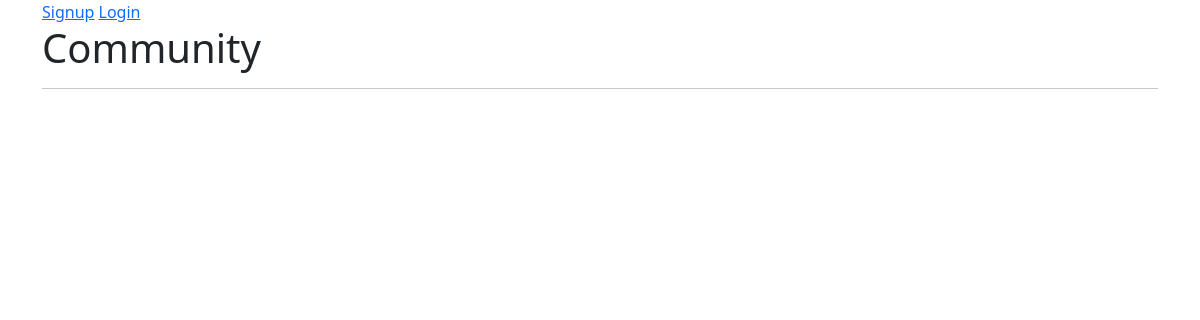
Before: /community/ with the older database file.
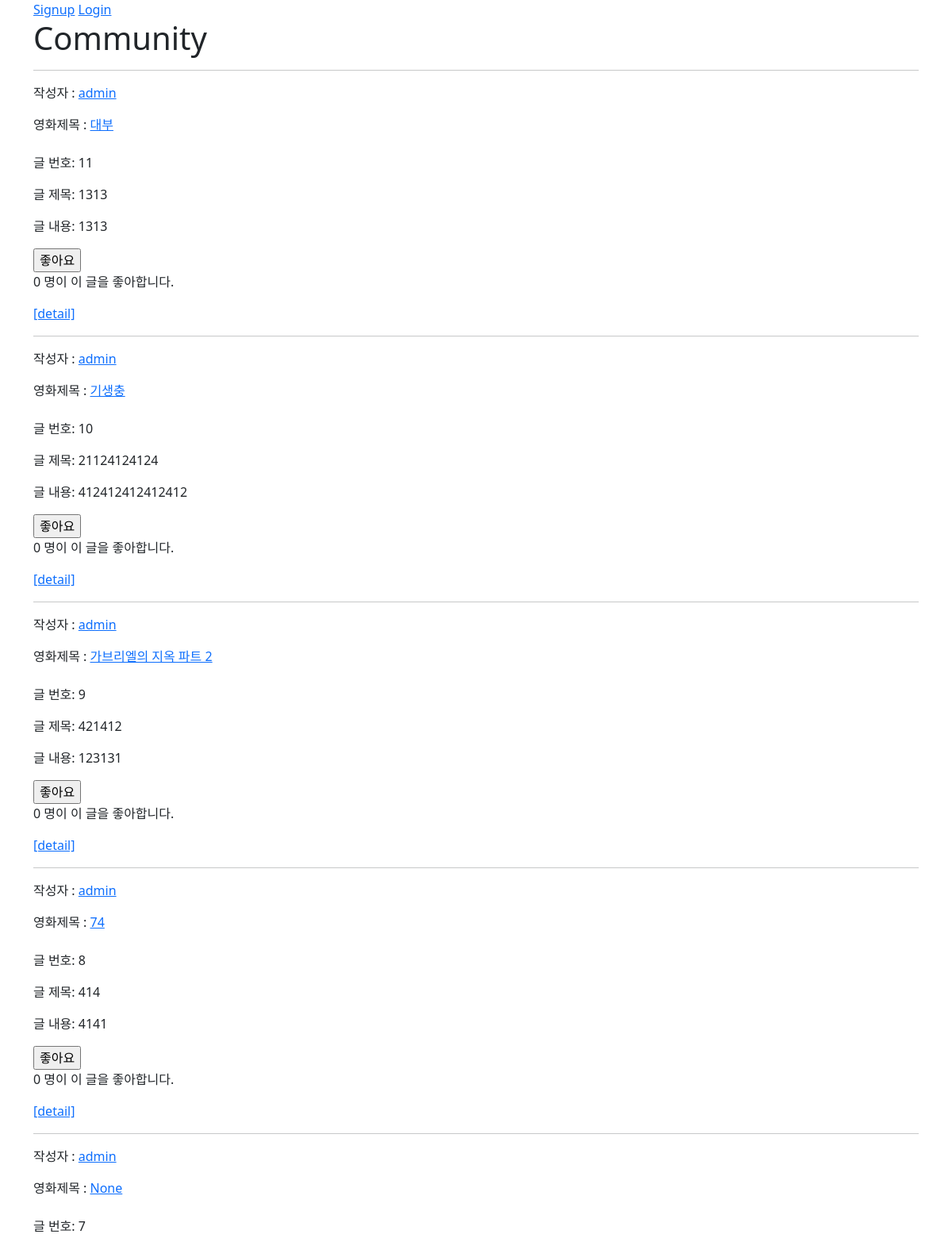
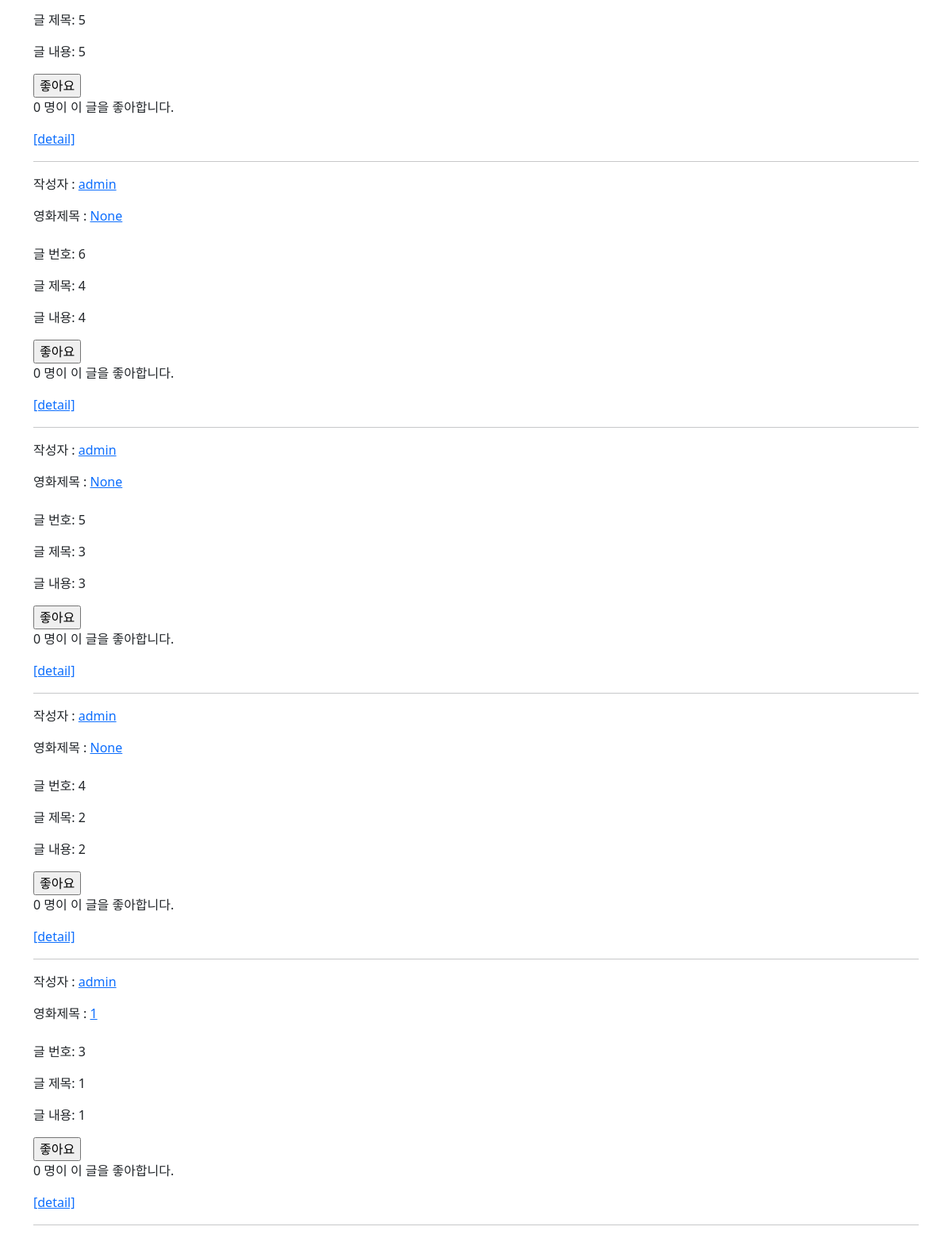
After: the same page with the newer database file (2 pictures, top to bottom).
### community/models.py (models this page shows)
class Review(models.Model):
    title = models.CharField(max_length=100)
    movie_title = models.CharField(max_length=50)
    rank = models.IntegerField()
    content = models.TextField()
    movies = models.TextField(blank=True, null=True)
    created_at = models.DateTimeField(auto_now_add=True)
    updated_at = models.DateTimeField(auto_now=True)
    user = models.ForeignKey(settings.AUTH_USER_MODEL, on_delete=models.CASCADE)
    like_users = models.ManyToManyField(settings.AUTH_USER_MODEL, related_name='like_reviews')

### accounts/models.py (models this page shows)
class User(AbstractUser):
    followings = models.ManyToManyField('self', symmetrical=False, related_name='followers')

### community/views.py (the view)
# urls.py: path('', views.index, name='index'),
@require_safe
def index(request):
    reviews = Review.objects.order_by('-pk')
    context = {
        'reviews': reviews,
    }
    return render(request, 'community/index.html', context)

### community/templates/community/index.html (shortened to what this page needs)
{% extends 'base.html' %}
{% block content %}
  <h1>Community</h1>
  <hr>
  {% for review in reviews %}
    <p>작성자 : <a href="{% url 'accounts:profile' review.user.username %}">{{ review.user }}</a></p>
    영화제목 :
    <a href="{% url 'movies:detail' review.movie_title %}">
        {{ review.movies }}
    </a>
    <br><br>
    <p>글 번호: {{ review.pk }}</p>
    <p>글 제목: {{ review.title }}</p>
    <p>글 내용: {{ review.content }}</p>
    <form class="like-forms" data-review-id="{{ review.pk }}">
      {% if review.like in review.like_users.all %}
        <input type="submit" value="좋아요 취소" id="like-{{review.pk}}">
      {% else %}
        <input type="submit" value="좋아요" id="like-{{review.pk}}">
      {% endif %}
    </form>
    <p>
      <span id="like-count-{{review.pk}}">{{ review.like_users.all|length }}</span> 명이 이 글을 좋아합니다.
    </p>
    <a href="{% url 'community:detail' review.pk %}">[detail]</a>
    <hr>
  {% endfor %}
{% endblock %}

### templates/base.html (shortened to what this page needs)
<!DOCTYPE html>
<html lang="en">
<head>
  <link href="https://cdn.jsdelivr.net/npm/bootstrap@5.2.0-beta1/dist/css/bootstrap.min.css" rel="stylesheet">
</head>
<body>
  <div class="container">
    <nav>
      {% if user.is_authenticated %}
      <h3>Hello, {{ user.username }}</h3>
      <a href="{% url 'accounts:profile' user %}">내 프로필</a>
      <form action="{% url 'accounts:logout' %}" method="POST">
        {% csrf_token %}
        <input type="submit" value="Logout">
      </form>
      <a href="{% url 'movies:index'%}">Movie</a>
      <a href="{% url 'community:index'%}">Community</a>
      <a href="{% url 'community:create'%}">New Review</a>
      <a href="{% url 'movies:recommended'%}">Recommend</a>
      {% else %}
      <a href="{% url 'accounts:signup' %}">Signup</a>
      <a href="{% url 'accounts:login' %}">Login</a>
      {% endif %}
    </nav>
    {% block content %}
    {% endblock content %}
  </div>
</body>
</html>

Changed rows visible on the page:
added Review: user "admin", movies "대부", pk "11", title "1313", content "1313", like_users.all|length "0"
added Review: user "admin", movies "기생충", pk "10", title "21124124124", content "412412412412412", like_users.all|length "0"
added Review: user "admin", movies "가브리엘의 지옥 파트 2", pk "9", title "421412", content "123131", like_users.all|length "0"
added Review: user "admin", movies "74", pk "8", title "414", content "4141", like_users.all|length "0"
added Review: user "admin", movies "None", pk "7", title "5", content "5", like_users.all|length "0"
added Review: user "admin", movies "None", pk "6", title "4", content "4", like_users.all|length "0"
added Review: user "admin", movies "None", pk "5", title "3", content "3", like_users.all|length "0"
added Review: user "admin", movies "None", pk "4", title "2", content "2", like_users.all|length "0"
added Review: user "admin", movies "1", pk "3", title "1", content "1", like_users.all|length "0"
